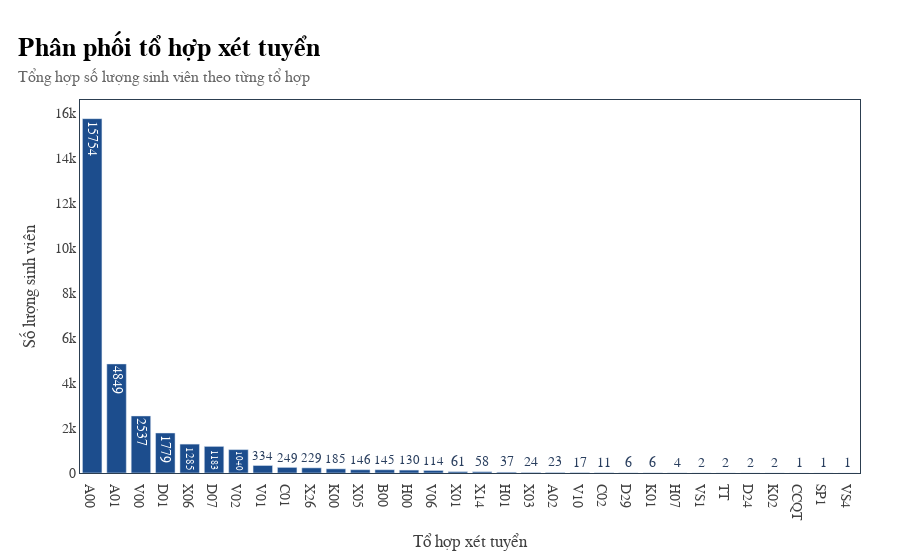

The code cell stored with this chart in its notebook:
### Code cell
thxt_counts = admission['TOHOP_XT'].value_counts()
fig = go.Figure()

fig.add_trace(go.Bar(
    x=thxt_counts.index,
    y=thxt_counts.values,
    marker_color=c['blue_medium'],  
    text=thxt_counts.values,     
    textposition='auto',          
    hovertemplate='<b>%{x}</b><br>Số lượng: %{y}<extra></extra>' 
))

fig = apply_my_style(
    fig, 
    title='Phân phối tổ hợp xét tuyển', 
    subtitle='Tổng hợp số lượng sinh viên theo từng tổ hợp'
)


fig.update_layout(
    xaxis_title="Tổ hợp xét tuyển",
    yaxis_title="Số lượng sinh viên",
    xaxis=dict(  
        color=c['gray_dark']
    ),
    yaxis=dict(
        color=c['gray_dark']
    ),
    bargap=0.2 
)

fig.show()

### Figure 1 — Plotly figure (JSON) as saved in the notebook; plotly's stock layout.template omitted (floating-point values rounded to 4 significant figures)
{"data": [{"hovertemplate": "<b>%{x}</b><br>Số lượng: %{y}<extra></extra>", "marker": {"color": "#1C4D8D"}, "text": [15750.0, 4849.0, 2537.0, 1779.0, 1285.0, 1183.0, 1040.0, 334.0, 249.0, 229.0, 185.0, 146.0, 145.0, 130.0, 114.0, 61.0, 58.0, 37.0, 24.0, 23.0, 17.0, 11.0, 6.0, 6.0, 4.0, 2.0, 2.0, 2.0, 2.0, 1.0, 1.0, 1.0], "textposition": "auto", "type": "bar", "x": ["A00", "A01", "V00", "D01", "X06", "D07", "V02", "V01", "C01", "X26", "K00", "X05", "B00", "H00", "V06", "X01", "X14", "H01", "X03", "A02", "V10", "C02", "D29", "K01", "H07", "VS1", "TT", "D24", "K02", "CCQT", "SP1", "VS4"], "y": [15754, 4849, 2537, 1779, 1285, 1183, 1040, 334, 249, 229, 185, 146, 145, 130, 114, 61, 58, 37, 24, 23, 17, 11, 6, 6, 4, 2, 2, 2, 2, 1, 1, 1]}], "layout": {"bargap": 0.2, "font": {"family": "Montserrat, sans-serif", "size": 14}, "legend": {"x": 0.99, "xanchor": "right", "y": 0.99, "yanchor": "top"}, "margin": {"b": 80, "l": 80, "r": 40, "t": 100}, "paper_bgcolor": "white", "plot_bgcolor": "white", "title": {"font": {"family": "Montserrat, sans-serif"}, "text": "<b style='font-size:26px; color:black;'>Phân phối tổ hợp xét tuyển</b><br><span style='font-size:16px; color:#666;'>Tổng hợp số lượng sinh viên theo từng tổ hợp</span>", "x": 0.02, "xanchor": "left", "y": 0.9, "yanchor": "top"}, "xaxis": {"color": "#404040", "linecolor": "#2C3E50", "linewidth": 1, "mirror": true, "showgrid": false, "title": {"text": "Tổ hợp xét tuyển"}}, "yaxis": {"color": "#404040", "linecolor": "#2C3E50", "linewidth": 1, "mirror": true, "showgrid": false, "title": {"text": "Số lượng sinh viên"}}}}
